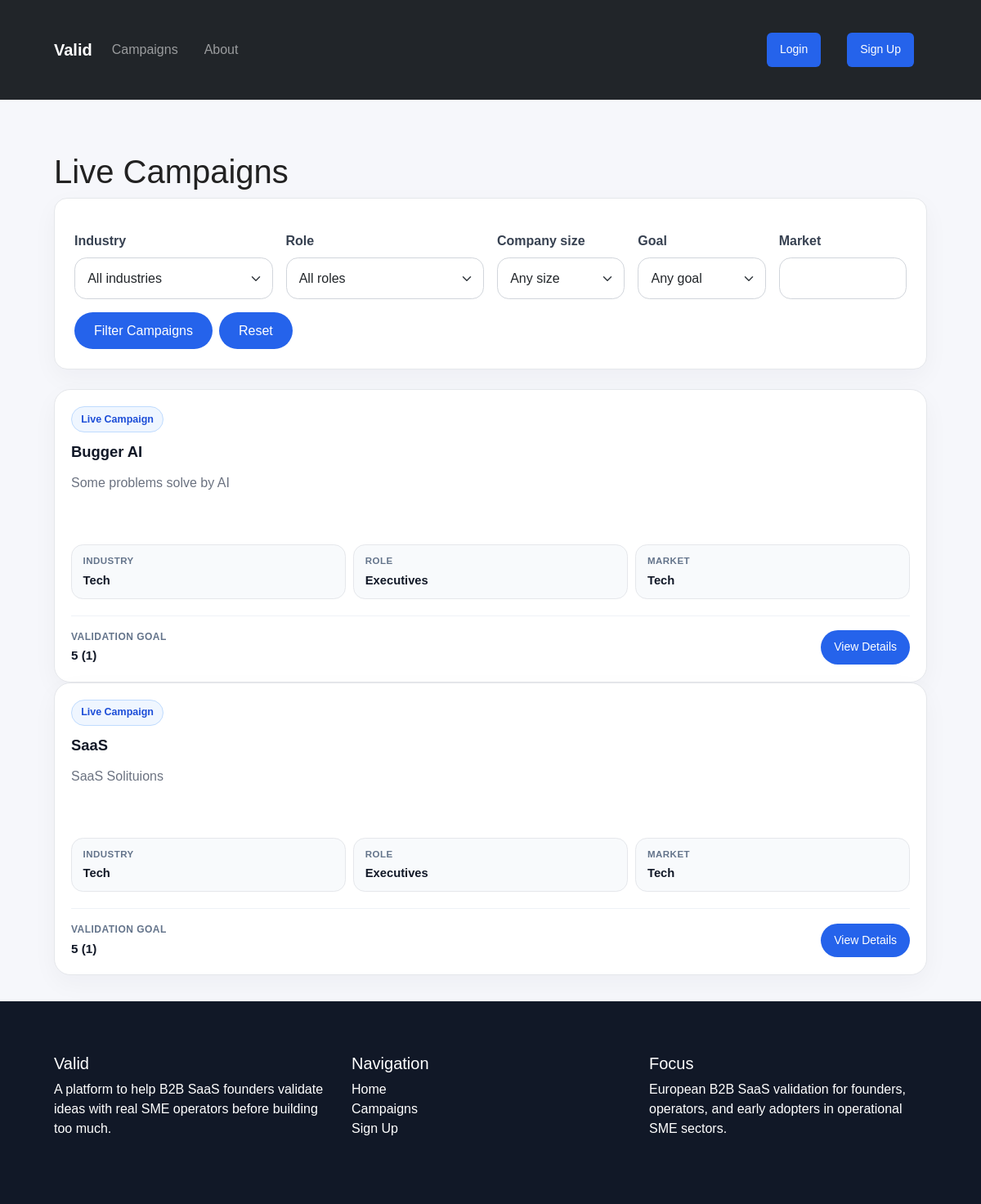
Page /valid/campaigns/ on the committed database.
### campaign/models.py (models this page shows, shortened)
class Campaign(models.Model):
    founder = models.ForeignKey(
        settings.AUTH_USER_MODEL,
        on_delete=models.CASCADE,
        related_name="campaigns",
    )
    title = models.CharField(max_length=255)
    problem_summary = models.TextField()
    solution_summary = models.TextField()
    target_industry = models.CharField(
        max_length=50,
        choices=CampaignIndustry.choices,
    )
    target_role = models.CharField(
        max_length=50,
        choices=CampaignTargetRole.choices,
    )
    target_company_size = models.CharField(
        max_length=50,
        choices=CampaignCompanySize.choices,
    )
    target_market = models.CharField(max_length=100, blank=True)
    validation_goal_type = models.CharField(
        max_length=50,
        choices=CampaignValidationGoal.choices,
    )
    validation_goal_count = models.PositiveIntegerField(default=1)
    pilot_offer_summary = models.TextField(blank=True)
    status = models.CharField(
        max_length=20,
        choices=CampaignStatus.choices,
        default=CampaignStatus.PENDING_REVIEW,
    )
    campaign_image = models.ImageField(upload_to="campaign_visuals/", blank=True, null=True)
    created_at = models.DateTimeField(auto_now_add=True)
    updated_at = models.DateTimeField(auto_now=True)
    class Meta:
        ordering = ["-created_at"]

### campaign/views.py (the view)
# urls.py: path("campaigns/", campaign_list, name="campaign_list"),
def campaign_list(request):
    campaigns = (
        Campaign.objects.filter(status=CampaignStatus.LIVE)
        .select_related("founder", "founder__profile")
        .annotate(intro_requests_count=Count("intro_requests"))
    )
    industry = request.GET.get("industry")
    role = request.GET.get("role")
    company_size = request.GET.get("company_size")
    goal_type = request.GET.get("goal_type")
    market = request.GET.get("market")
    if industry:
        campaigns = campaigns.filter(target_industry=industry)
    if role:
        campaigns = campaigns.filter(target_role=role)
    if company_size:
        campaigns = campaigns.filter(target_company_size=company_size)
    if goal_type:
        campaigns = campaigns.filter(validation_goal_type=goal_type)
    if market:
        campaigns = campaigns.filter(target_market__icontains=market)
    return render(
        request,
        "campaign/campaign_list.html",
        {
            "campaigns": campaigns,
            "industry_choices": CampaignIndustry.choices,
            "role_choices": CampaignTargetRole.choices,
            "company_size_choices": CampaignCompanySize.choices,
            "goal_type_choices": CampaignValidationGoal.choices,
        },
    )

### campaign/templates/campaign/campaign_list.html (shortened to what this page needs)
{% extends "campaign/base.html" %}
{% block content %}
<div class="container">
    <h1>Live Campaigns</h1>
    <form method="get" class="section-card mb-4">
        <div class="card-body">
            <div class="row g-3 align-items-end">
                <div class="col-md-3">
                    <label for="industry" class="form-label">Industry</label>
                    <select id="industry" name="industry" class="form-select">
                        <option value="">All industries</option>
                    </select>
                </div>
                <div class="col-md-3">
                    <label for="role" class="form-label">Role</label>
                    <select id="role" name="role" class="form-select">
                        <option value="">All roles</option>
                    </select>
                </div>
                <div class="col-md-2">
                    <label for="company_size" class="form-label">Company size</label>
                    <select id="company_size" name="company_size" class="form-select">
                        <option value="">Any size</option>
                    </select>
                </div>
                <div class="col-md-2">
                    <label for="goal_type" class="form-label">Goal</label>
                    <select id="goal_type" name="goal_type" class="form-select">
                        <option value="">Any goal</option>
                    </select>
                </div>
                <div class="col-md-2">
                    <label for="market" class="form-label">Market</label>
                    <input id="market" type="text" name="market" class="form-control" value="{{ request.GET.market }}">
                </div>
            </div>
            <div class="mt-3 d-flex gap-2 flex-wrap">
                <button class="btn btn-primary rounded-pill px-4" type="submit">Filter Campaigns</button>
                <a class="btn btn-outline-secondary rounded-pill px-4" href="{% url 'campaign_list' %}">Reset</a>
            </div>
        </div>
    </form>
    {% for campaign in campaigns %}
        <div class="campaign-card">
            <div class="campaign-card-top">
                <span class="campaign-badge">Live Campaign</span>
            </div>
            <div class="campaign-card-body">
                <h3 class="campaign-card-title">
                    <a href="{% url 'campaign_detail' campaign.id %}">
                        {{ campaign.title }}
                    </a>
                </h3>
                <p class="campaign-card-summary">
                    {{ campaign.solution_summary|truncatechars:140 }}
                </p>
                <div class="campaign-card-meta">
                    <div class="campaign-meta-pill">
                        <span class="campaign-meta-label">Industry</span>
                        <span class="campaign-meta-value">{{ campaign.get_target_industry_display }}</span>
                    </div>
                    <div class="campaign-meta-pill">
                        <span class="campaign-meta-label">Role</span>
                        <span class="campaign-meta-value">{{ campaign.get_target_role_display }}</span>
                    </div>
                    <div class="campaign-meta-pill">
                        <span class="campaign-meta-label">Market</span>
                        <span class="campaign-meta-value">
                            {{ campaign.target_market|default:"Not specified" }}
                        </span>
                    </div>
                </div>
            </div>
            <div class="campaign-card-footer">
                <div class="campaign-goal-block">
                    <span class="campaign-goal-label">Validation goal</span>
                    <span class="campaign-goal-value">
                        {{ campaign.get_validation_goal_type_display }} ({{ campaign.validation_goal_count }})
                    </span>
                </div>
                <a class="btn btn-sm btn-outline-primary rounded-pill px-3" href="{% url 'campaign_detail' campaign.id %}">
                    View Details
                </a>
            </div>
        </div>
    {% empty %}
        <div class="card">
            <p>No campaigns found.</p>
        </div>
    {% endfor %}
</div>
{% endblock %}

### campaign/static/css/valid.css (style rules this page uses)
body { font-family: Arial, sans-serif; display: flex; flex-direction: column; background: #f6f7fb; margin: 0; color: #222; min-height: 100vh; }
.container { max-width: 1100px; margin: 2rem auto; padding: 0 1rem; }
.btn { display: inline-block; padding: 0.65rem 1rem; background: #2563eb; color: white; text-decoration: none; border-radius: 6px; border: none; cursor: pointer; }
label { display: block; margin-top: 1rem; font-weight: bold; }
input, textarea, select { width: 100%; padding: 0.7rem; margin-top: 0.35rem; border: 1px solid #d1d5db; border-radius: 6px; box-sizing: border-box; }
.campaign-card { border-radius: 1rem; border: 1px solid #e9ecef; transition: transform 0.2s ease, box-shadow 0.2s ease; }
.section-card { background: #fff; border: 1px solid #e5e7eb; border-radius: 1rem; box-shadow: 0 10px 30px rgba(15, 23, 42, 0.04); }
.section-card .card-body { padding: 1.5rem; }
.campaign-card { background: #ffffff; border: 1px solid #e5e7eb; border-radius: 1.25rem; padding: 1.25rem; box-shadow: 0 10px 30px rgba(15, 23, 42, 0.04); transition: transform 0.2s ease, box-shadow 0.2s ease, border-color 0.2s ease; height: 100%; display: flex; flex-direction: column; justify-content: space-between; }
.campaign-card-top { margin-bottom: 0.75rem; }
.campaign-badge { display: inline-block; background: #eff6ff; color: #1d4ed8; border: 1px solid #bfdbfe; border-radius: 999px; font-size: 0.78rem; font-weight: 700; padding: 0.35rem 0.7rem; }
.campaign-card-title { font-size: 1.15rem; font-weight: 700; line-height: 1.35; margin-bottom: 0.75rem; }
.campaign-card-title a { color: #111827; text-decoration: none; }
.campaign-card-summary { color: #6b7280; line-height: 1.65; margin-bottom: 1rem; min-height: 72px; }
.campaign-card-meta { display: flex; flex-wrap: wrap; gap: 0.6rem; margin-bottom: 1.25rem; }
.campaign-meta-pill { background: #f8fafc; border: 1px solid #e5e7eb; border-radius: 0.9rem; padding: 0.7rem 0.85rem; min-width: 120px; flex: 1 1 140px; }
.campaign-meta-label { display: block; font-size: 0.72rem; font-weight: 700; color: #64748b; text-transform: uppercase; letter-spacing: 0.04em; margin-bottom: 0.2rem; }
.campaign-meta-value { display: block; font-size: 0.92rem; font-weight: 600; color: #111827; }
.campaign-card-footer { display: flex; justify-content: space-between; align-items: center; gap: 1rem; flex-wrap: wrap; padding-top: 1rem; border-top: 1px solid #eef2f7; }
.campaign-goal-block { display: flex; flex-direction: column; }
.campaign-goal-label { font-size: 0.75rem; font-weight: 700; color: #64748b; text-transform: uppercase; letter-spacing: 0.04em; margin-bottom: 0.2rem; }
.campaign-goal-value { font-size: 0.95rem; font-weight: 600; color: #111827; }
.form-label { font-weight: 600; color: #374151; }
.form-control, .form-select { border-radius: 0.9rem; border: 1px solid #d1d5db; padding: 0.8rem 0.95rem; min-height: 48px; box-shadow: none; }

### rows in the picture
Campaign: title "Bugger AI", solution_summary "Some problems solve by AI", target_industry "Tech", target_role "Executives", target_market "Tech", validation_goal_type "5", validation_goal_count "1"
Campaign: title "SaaS", solution_summary "SaaS Solituions", target_industry "Tech", target_role "Executives", target_market "Tech", validation_goal_type "5", validation_goal_count "1"
